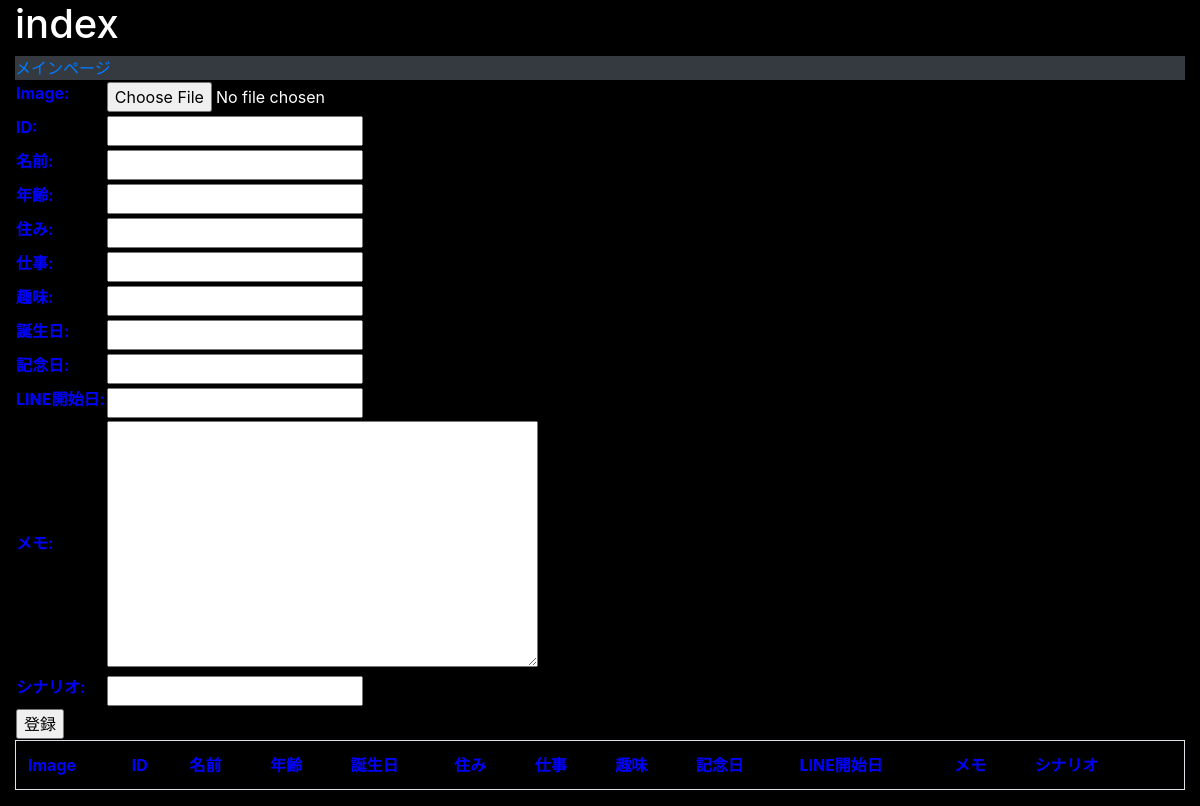
The page /actress/ (signed in) on the database as committed earlier.
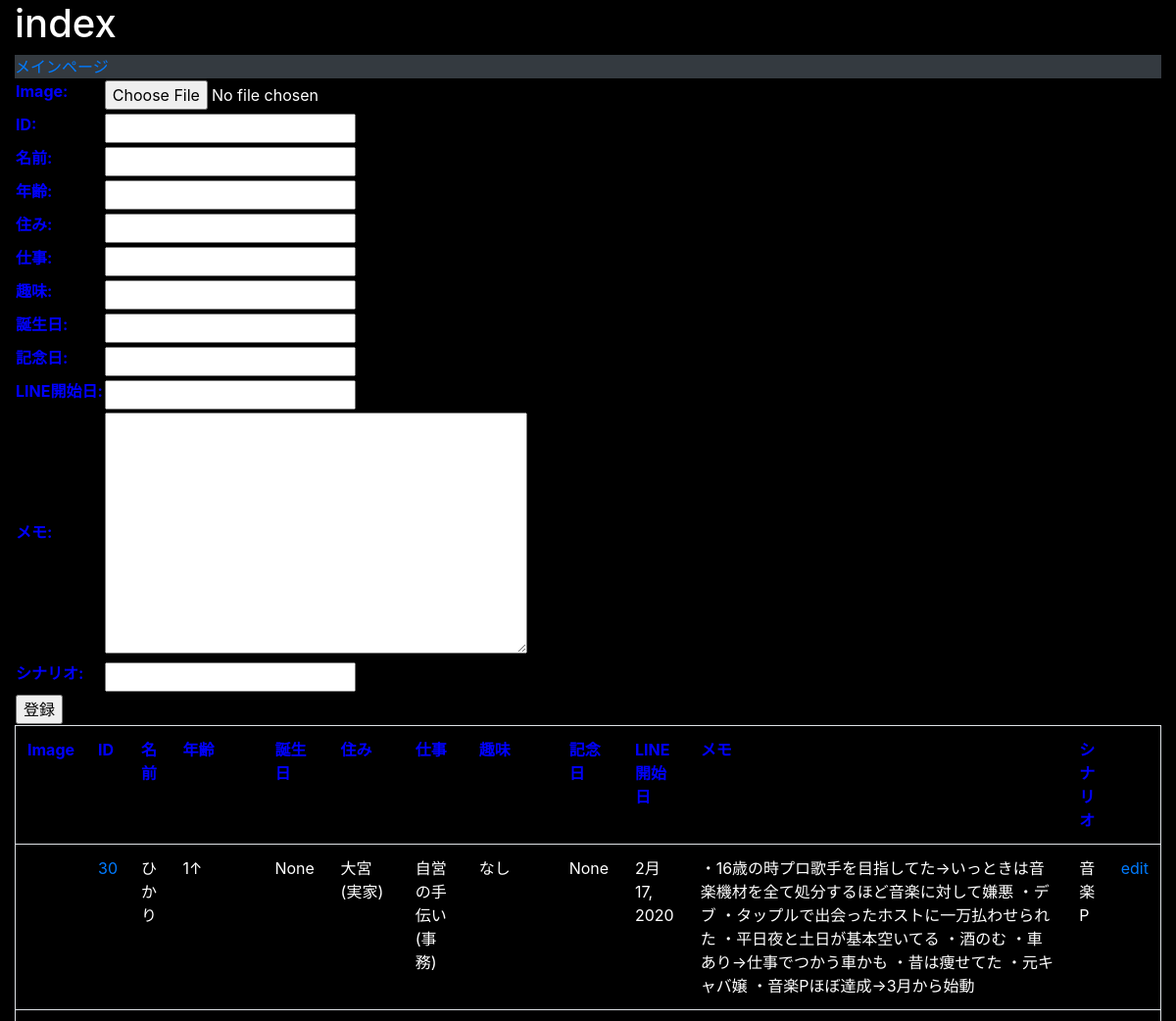
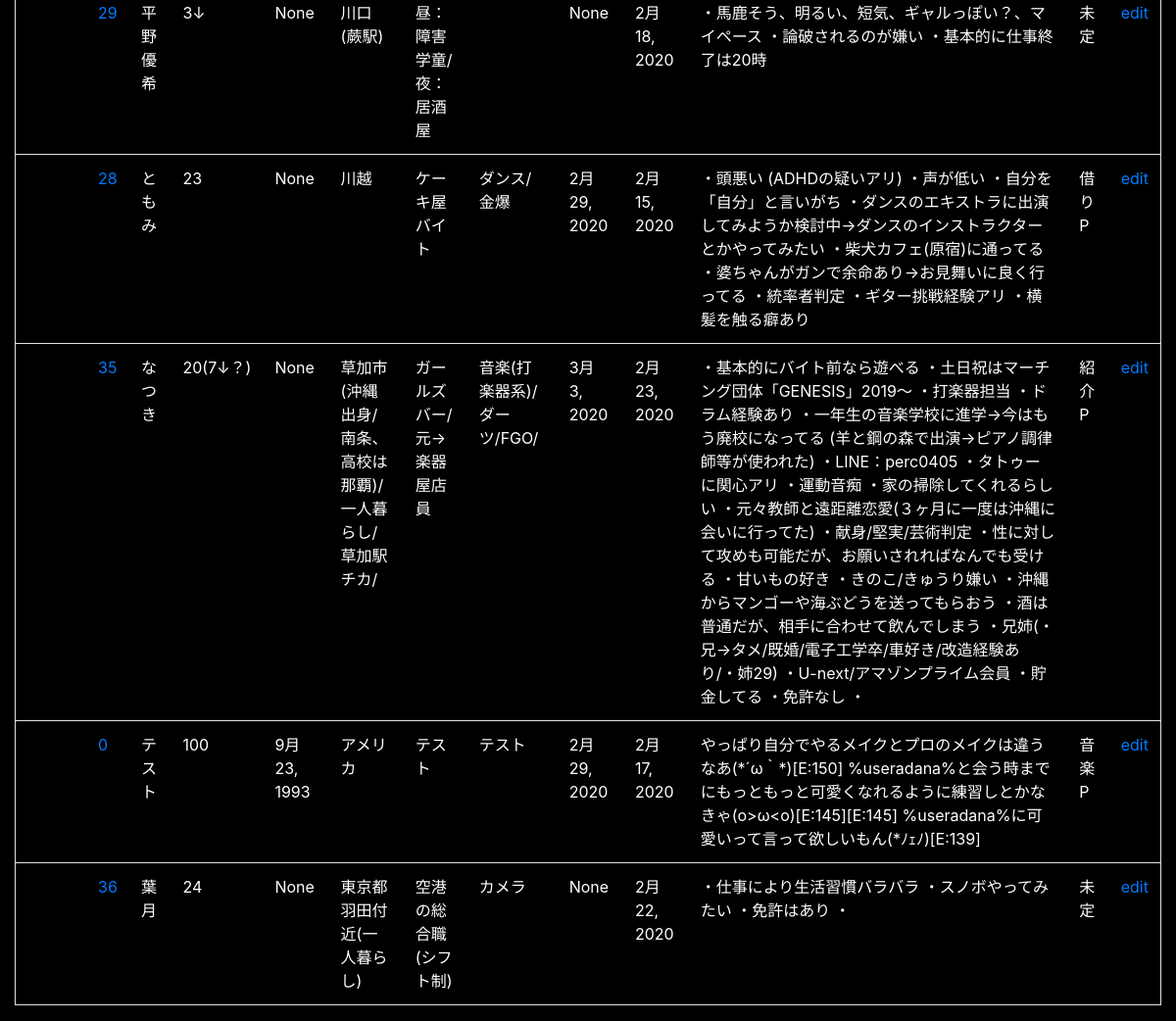
The same page on the database as committed later (2 pictures, top to bottom).
### actress/models.py (models this page shows)
class Actress(models.Model):
    image = StdImageField(upload_to="media", blank=True, variations={
            "large": (600, 400),
            "thumbnail":(100,100,True),
            "medium":(300,200),
            })
    no = models.IntegerField("ID",blank=True,null=True)
    name = models.CharField("名前",max_length=100,blank=True)#
    age = models.CharField("年齢",max_length=100,blank=True)#
    visit = models.CharField("住み",max_length=100,blank=True)#
    work = models.CharField("仕事",max_length=100,blank=True)#
    hobby = models.CharField("趣味",max_length=100,blank=True)#
    birth = models.DateField("誕生日",null=True,blank=True)#
    co_date = models.DateField("記念日",null=True,blank=True)#
    date = models.DateField("LINE開始日",null=True,blank=True)#
    memo = models.TextField("メモ",blank=True)
    scenario = models.CharField("シナリオ",max_length=100,blank=True)
    def __str__(self):
        return "{}".format(self.no)

### actress/views.py (the view)
# urls.py: path("", views.index, name="index"),
@login_required(login_url="/admin/login/")
def index(request):
    createform = CreateForm()
    data = Actress.objects.all()
    params = {
            "title":"index",
            "createform":createform,
            "data":data,
            }
    return render(request, "actress/index.html", params)

### actress/forms.py
class CreateForm(forms.ModelForm):
    class Meta:
        model = Actress
        fields = \
        ["image","no","name","age","visit","work","hobby","birth","co_date","date","memo","scenario"]

### actress/templates/actress/index.html (shortened to what this page needs)
{% extends "actress/base.html" %}
{% block header %}
<table>
    <tr>
        <form enctype="multipart/form-data" action="{% url 'actress:create_actress' %}", method="POST",>
        {{createform.as_table}}
        <tr><td><input type="submit" value="登録"></td></tr>
        </form>
    </tr>
</table>
{% endblock %}
{% block content %}
<table class="table border">
    <tr>
        <th>Image</th>
        <th>ID</th>
        <th>名前</th>
        <th>年齢</th>
        <th>誕生日</th>
        <th>住み</th>
        <th>仕事</th>
        <th>趣味</th>
        <th>記念日</th>
        <th>LINE開始日</th>
        <th>メモ</th>
        <th>シナリオ</th>
        <th></th>
    </tr>
        {% for item in data %}
    <tr>
        <td><img src="{{item.image.thumbnail.url}}"></td>
        <td><a href="{% url 'actress:cast_page' item %}">{{item.no}}<a/></td>
        <td>{{item.name}}</td>
        <td>{{item.age}}</td>
        <td>{{item.birth}}</td>
        <td>{{item.visit}}</td>
        <td>{{item.work}}</td>
        <td>{{item.hobby}}</td>
        <td>{{item.co_date}}</td>
        <td>{{item.date}}</td>
        <td>{{item.memo}}</td>
        <td>{{item.scenario}}</td>
        <td><a href= "{% url 'actress:cast_edit' item.no %}">edit</a>
    </tr>
        {% endfor %}
</table>
{% endblock %}

### actress/templates/actress/base.html (shortened to what this page needs)
{% load static %}
<!doctype html>
<html lang="ja">
<head>
    <link rel="stylesheet" type="text/css" href="{% static 'css/bootstrap.css' %}" />
    <link rel="stylesheet" type="text/css" href="{% static 'actress/css/style.css' %}" />
</head>
<div class="container-fluid">
<h1>{{title}}</h1>
<nav class="navvar navbar-dark bg-dark">
    <td><a href="{% url 'actress:index' %}">メインページ</a></td>
</nav>
<body>
{% block header %}
{% endblock %}
{% block content %}
{% endblock %}
</body>
</div>
</html>

### actress/static/actress/css/style.css (style rules this page uses)
body { background-color:#000000; }
.container-fluid { color: white; }
th { color:blue; }
td { color:white; }

Rows that differ between the two databases and show on the page:
added Actress: no "30", name "ひかり", age "1↑", birth "None", visit "大宮(実家)", work "自営の手伝い(事務)", hobby "なし", co_date "None", date "2月 17, 2020", memo "・16歳の時プロ歌手を目指してた→いっときは音楽機材を全て処分するほど音楽に対して嫌悪 ・デブ ・タップルで出会ったホストに一万払わせられた ・平日夜と土日が基本空いてる ・酒のむ ・車あり→仕事でつかう車かも ・昔は痩せてた ・元キャバ嬢 ・音楽Pほぼ達成→3月から始動", scenario "音楽P"
added Actress: no "29", name "平野優希", age "3↓", birth "None", visit "川口(蕨駅)", work "昼：障害学童/夜：居酒屋", co_date "None", date "2月 18, 2020", memo "・馬鹿そう、明るい、短気、ギャルっぽい？、マイペース ・論破されるのが嫌い ・基本的に仕事終了は20時", scenario "未定"
added Actress: no "28", name "ともみ", age "23", birth "None", visit "川越", work "ケーキ屋バイト", hobby "ダンス/金爆", co_date "2月 29, 2020", date "2月 15, 2020", memo "・頭悪い (ADHDの疑いアリ) ・声が低い ・自分を「自分」と言いがち ・ダンスのエキストラに出演してみようか検討中→ダンスのインストラクターとかやってみたい ・柴犬カフェ(原宿)に通ってる ・婆ちゃんがガンで余命あり→お見舞いに良く行ってる ・統率者判定 ・ギター挑戦経験アリ ・横髪を触る癖あり", scenario "借りP"
added Actress: no "35", name "なつき", age "20(7↓？)", birth "None", visit "草加市(沖縄出身/南条、高校は那覇)/一人暮らし/草加駅チカ/", work "ガールズバー/元→楽器屋店員", hobby "音楽(打楽器系)/ダーツ/FGO/", co_date "3月 3, 2020", date "2月 23, 2020", memo "・基本的にバイト前なら遊べる ・土日祝はマーチング団体「GENESIS」2019～ ・打楽器担当 ・ドラム経験あり ・一年生の音楽学校に進学→今はもう廃校になってる (羊と鋼の森で出演→ピアノ調律師等が使われた) ・LINE：perc0405 ・タトゥーに関心アリ ・運動音痴 ・家の掃除してくれるらしい ・元々教師と遠距離恋愛(３ヶ月に一度は沖縄に会いに行ってた) ・献身/堅実/芸術判定 ・性に対して攻めも可能だが、お願いされればなんでも受ける ・甘いもの好き ・きのこ/きゅうり嫌い ・沖縄からマンゴーや海ぶどうを送ってもらおう ・酒は普通だが、相手に合わせて飲んでしまう ・兄姉(・兄→タメ/既婚/電子工学卒/車好き/改造経験あり/・姉29) ・U-next/アマゾンプライム会員 ・貯金してる ・免許なし ・", scenario "紹介P"
added Actress: no "0", name "テスト", age "100", birth "9月 23, 1993", visit "アメリカ", work "テスト", hobby "テスト", co_date "2月 29, 2020", date "2月 17, 2020", memo "やっぱり自分でやるメイクとプロのメイクは違うなあ(*´ω｀*)[E:150] %useradana%と会う時までにもっともっと可愛くなれるように練習しとかなきゃ(o>ω<o)[E:145][E:145] %useradana%に可愛いって言って欲しいもん(*ﾉｪﾉ)[E:139]", scenario "音楽P"
added Actress: no "36", name "葉月", age "24", birth "None", visit "東京都羽田付近(一人暮らし)", work "空港の総合職(シフト制)", hobby "カメラ", co_date "None", date "2月 22, 2020", memo "・仕事により生活習慣バラバラ ・スノボやってみたい ・免許はあり ・", scenario "未定"
